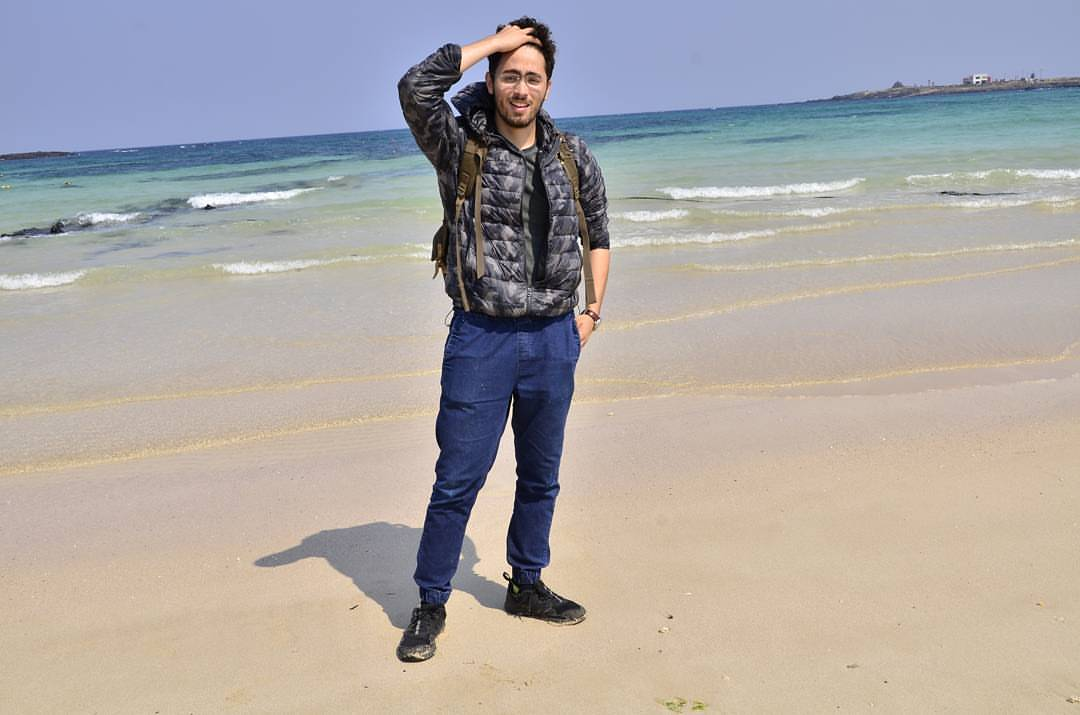
#> input picture input/pablo.jpg, 1080 x 715 px
$ python using_matplotlib.py
#> lines starting #> are read from the running program, lines starting #| are printed output that depends on the picture
import numpy as numpy
import cv2
from matplotlib import pyplot as plt

bgr_img = cv2.imread("input/pablo.jpg", 1)
#> bgr_img is the input picture: shape (715, 1080, 3); mean B, G, R 165.2, 167.6, 172.9

# This line shows the image in matplotlib in grayscale
#
# plt.imshow(img, cmap = 'gray', interpolation = 'bicubic')
#
# OpenCV loads images in BGR (Blue, Green, Red), instead
# of RGB. So we need to fix it by splitting and
# rearranging the image

b,g,r = cv2.split(bgr_img)
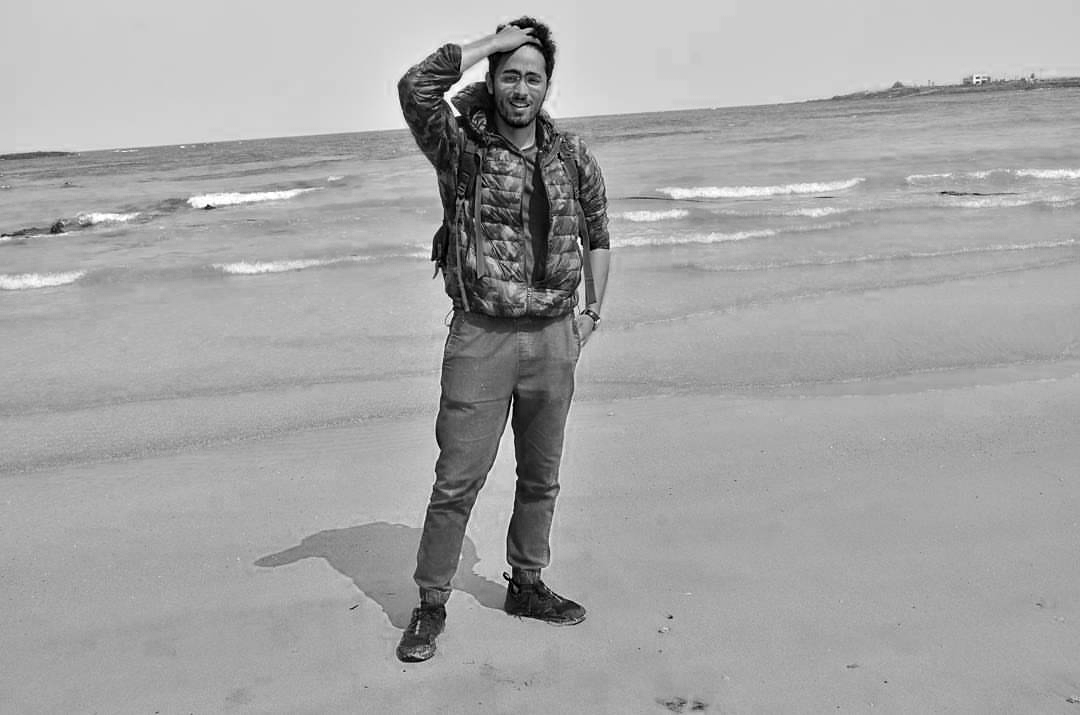
#> b: shape (715, 1080); min 0, max 255, mean 165.2
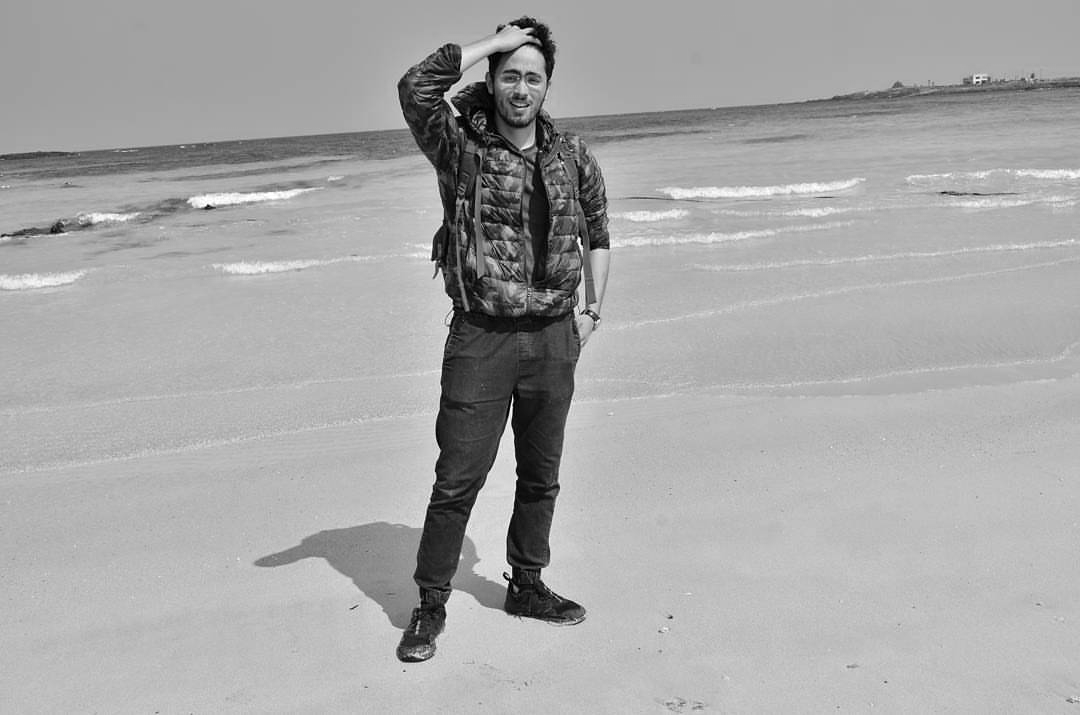
#> g: shape (715, 1080); min 0, max 255, mean 167.6
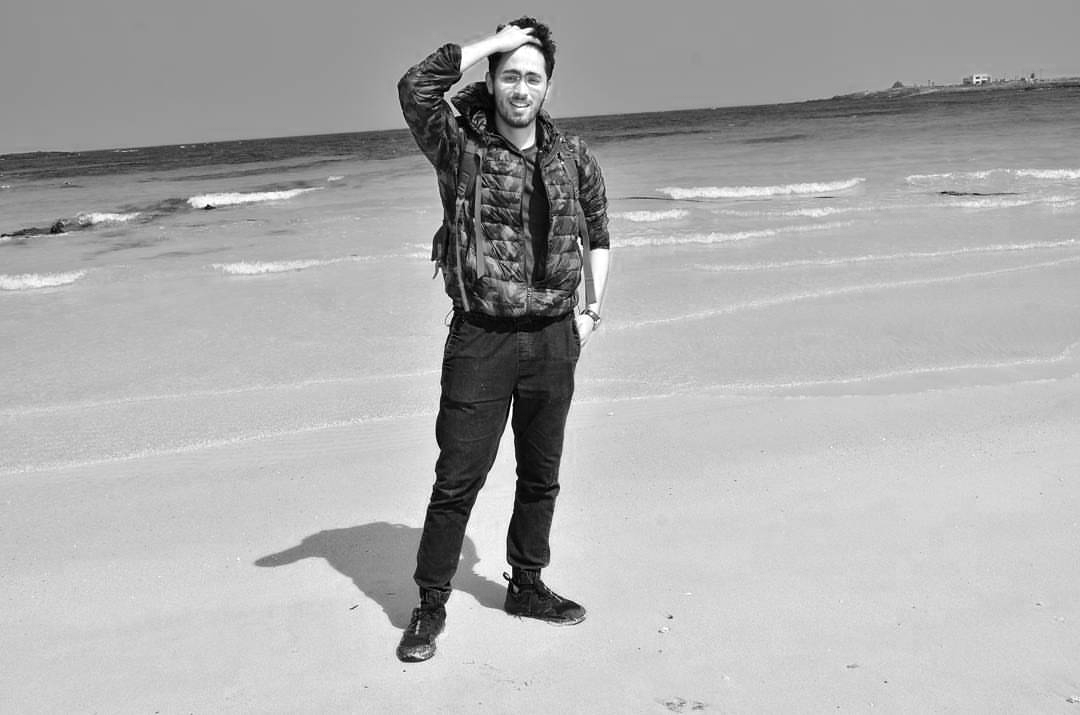
#> r: shape (715, 1080); min 0, max 255, mean 172.9
rgb_img = cv2.merge([r,g,b])

plt.imshow(rgb_img)
plt.xticks([]), plt.yticks([])
plt.show()
